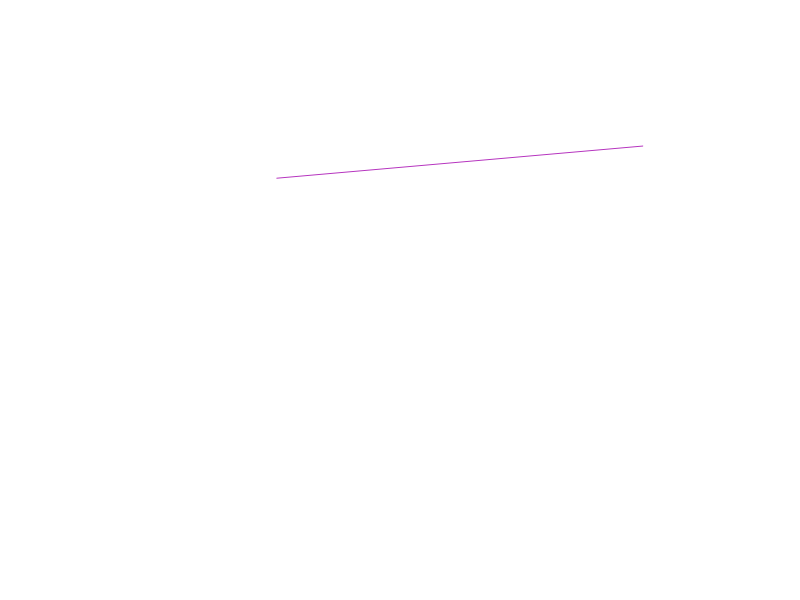
Frame 1 (no input)
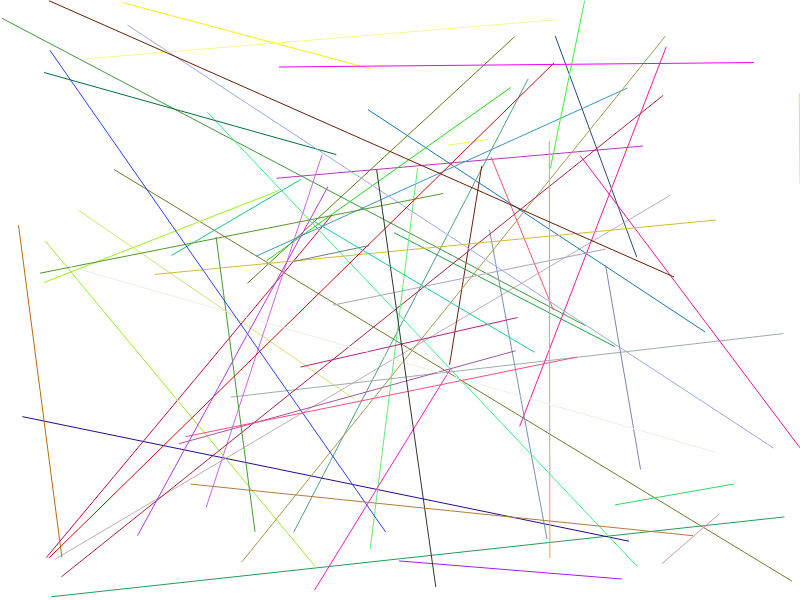
Frame 60 (no input)
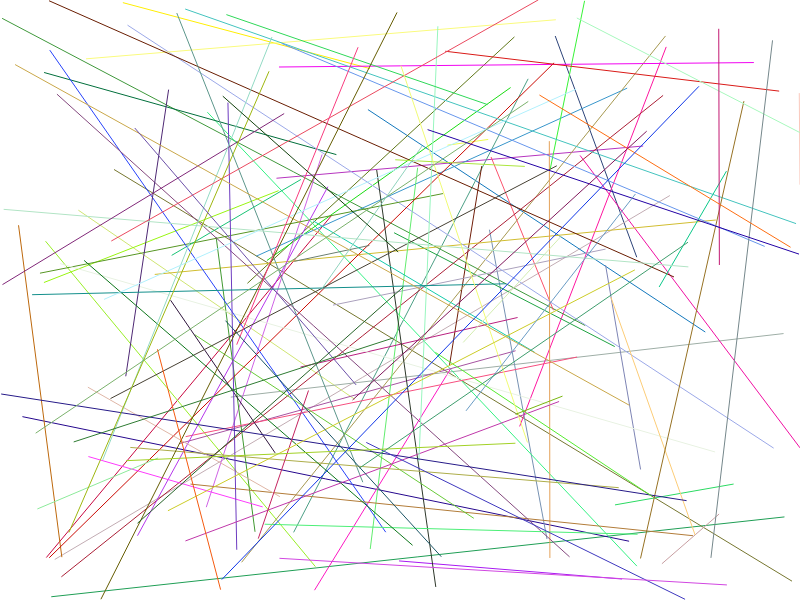
Frame 120 (the mouse pressed at the canvas centre since frame 60)

The p5.js sketch that drew these frames (run headless with seeded random() and noise() and a simulated clock; from frame 60 on, the mouse is pressed at the canvas centre):

// p5.js sketch
// ── sketch.js
function setup() {
    createCanvas(800,600);
}

function draw() {
    stroke(random(255), random(255), random(255));
    var x1 = random(800);
    var x2 = random(800);
    var y1 = random(600);
    var y2 = random(600);

    line(x1, y1, x2, y2);
}
